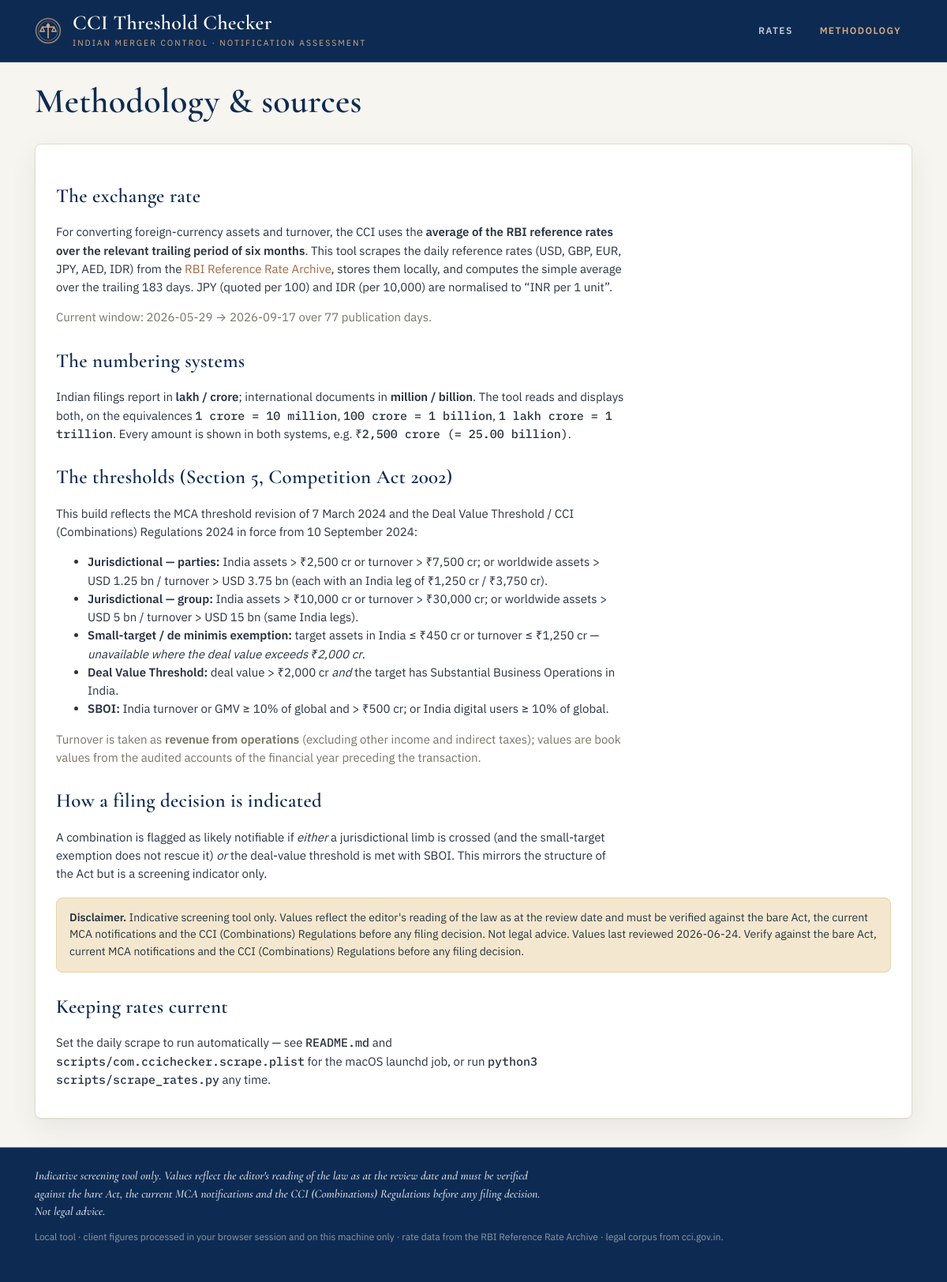
The app's page /about, older data.
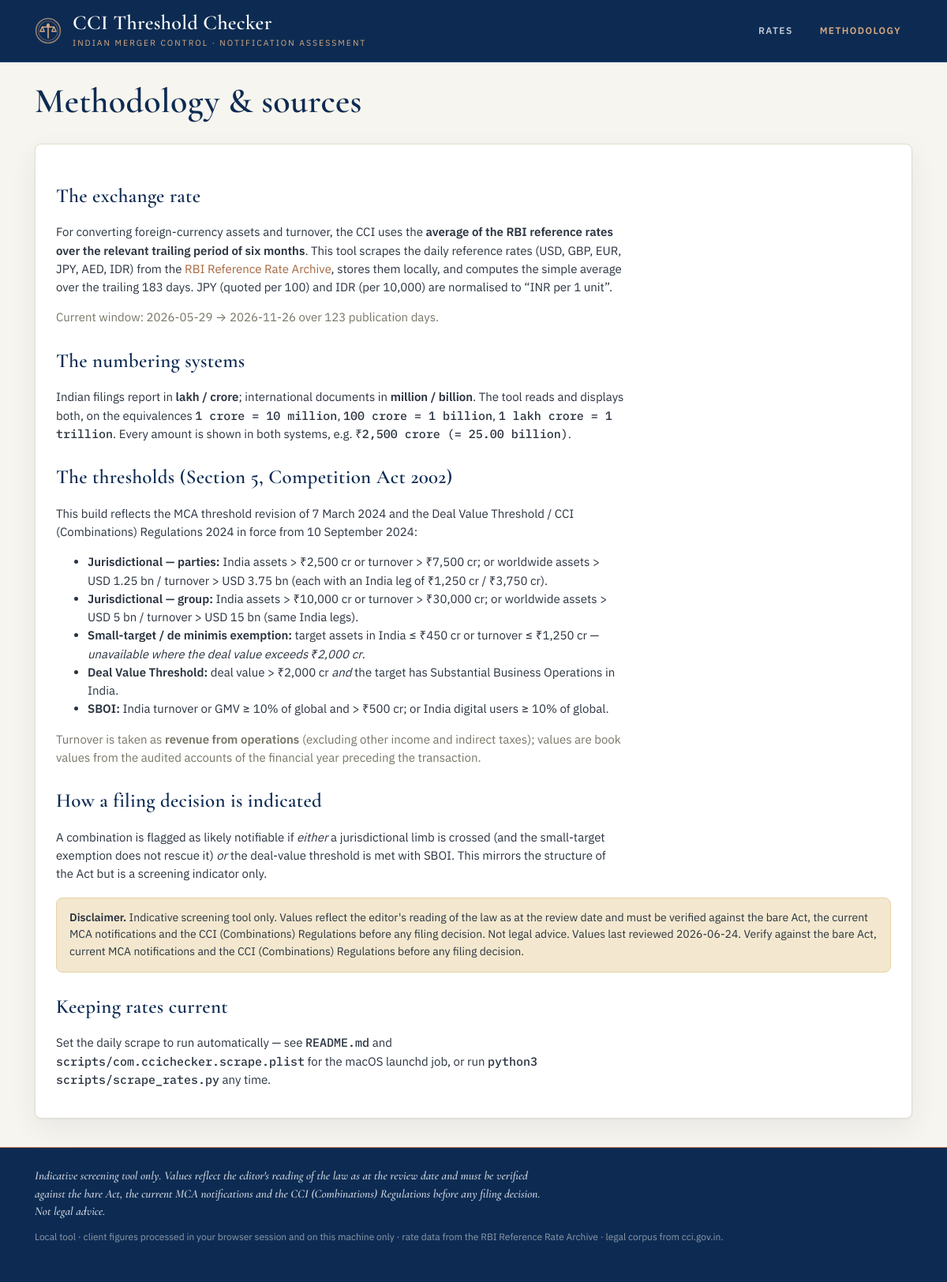
The same page, newer data.
### tables this page shows
CREATE TABLE rates (
                date       TEXT PRIMARY KEY,   -- ISO yyyy-mm-dd
                usd REAL, gbp REAL, eur REAL, jpy REAL, aed REAL, idr REAL,
                source     TEXT,
                fetched_at TEXT
            );

### app.py (the view)
@app.route("/about")
def about():
    avg, cfg = _avg()
    return render_template("about.html", avg=avg, cfg=cfg)

### app.py (called while the page is built)
def _avg(as_of=None):
    cfg = th.load_config()
    window = int(cfg["meta"].get("fx_window_days", 183))
    return rates_mod.compute_average(window, as_of=as_of), cfg

@app.context_processor
def inject_globals():
    cfg = th.load_config()
    return {
        "fmt_dual": N.format_dual,
        "fmt_indian": N.format_indian,
        "fmt_western": N.format_western,
        "meta": cfg["meta"],
        "last_scrape_at": db.get_meta("last_scrape_at"),
    }

### core/db.py (called while the page is built)
def _conn():
    os.makedirs(DATA_DIR, exist_ok=True)
    c = sqlite3.connect(DB_PATH)
    c.row_factory = sqlite3.Row
    return c

def get_rates_between(start_iso, end_iso):
    with _conn() as c:
        cur = c.execute(
            "SELECT * FROM rates WHERE date >= ? AND date <= ? ORDER BY date ASC",
            (start_iso, end_iso),
        )
        return [dict(r) for r in cur.fetchall()]

def get_meta(key, default=None):
    with _conn() as c:
        cur = c.execute("SELECT value FROM meta WHERE key=?", (key,))
        row = cur.fetchone()
        return row["value"] if row else default

### core/rates.py (called while the page is built, shortened)
def _as_date(v):
    if v is None:
        return None

### templates/about.html
{% extends "base.html" %}
{% block content %}
<section class="hero compact">
  <h1>Methodology &amp; sources</h1>
</section>
<section class="card prose">
  <h2>The exchange rate</h2>
  <p>For converting foreign-currency assets and turnover, the CCI uses the <strong>average of the RBI reference rates over the relevant trailing period of six months</strong>. This tool scrapes the daily reference rates (USD, GBP, EUR, JPY, AED, IDR) from the
    <a href="https://www.rbi.org.in/scripts/referenceratearchive.aspx" target="_blank" rel="noopener">RBI Reference Rate Archive</a>,
    stores them locally, and computes the simple average over the trailing {{ meta.fx_window_days }} days. JPY (quoted per 100) and IDR (per 10,000) are normalised to “INR per 1 unit”.</p>
  {% if avg.has_data %}
  <p class="muted">Current window: {{ avg["from"] }} → {{ avg["to"] }} over {{ avg.n_days }} publication days.</p>
  {% endif %}
  <h2>The numbering systems</h2>
  <p>Indian filings report in <strong>lakh / crore</strong>; international documents in <strong>million / billion</strong>. The tool reads and displays both, on the equivalences
    <span class="mono">1 crore = 10 million</span>, <span class="mono">100 crore = 1 billion</span>, <span class="mono">1 lakh crore = 1 trillion</span>. Every amount is shown in both systems, e.g. <span class="mono">₹2,500 crore (= 25.00 billion)</span>.</p>
  <h2>The thresholds (Section 5, Competition Act 2002)</h2>
  <p>This build reflects the MCA threshold revision of 7 March 2024 and the Deal Value Threshold / CCI (Combinations) Regulations 2024 in force from 10 September 2024:</p>
  <ul>
    <li><strong>Jurisdictional — parties:</strong> India assets &gt; ₹2,500 cr or turnover &gt; ₹7,500 cr; or worldwide assets &gt; USD 1.25 bn / turnover &gt; USD 3.75 bn (each with an India leg of ₹1,250 cr / ₹3,750 cr).</li>
    <li><strong>Jurisdictional — group:</strong> India assets &gt; ₹10,000 cr or turnover &gt; ₹30,000 cr; or worldwide assets &gt; USD 5 bn / turnover &gt; USD 15 bn (same India legs).</li>
    <li><strong>Small-target / de minimis exemption:</strong> target assets in India ≤ ₹450 cr or turnover ≤ ₹1,250 cr — <em>unavailable where the deal value exceeds ₹2,000 cr</em>.</li>
    <li><strong>Deal Value Threshold:</strong> deal value &gt; ₹2,000 cr <em>and</em> the target has Substantial Business Operations in India.</li>
    <li><strong>SBOI:</strong> India turnover or GMV ≥ 10% of global and &gt; ₹500 cr; or India digital users ≥ 10% of global.</li>
  </ul>
  <p class="muted">Turnover is taken as <strong>revenue from operations</strong> (excluding other income and indirect taxes); values are book values from the audited accounts of the financial year preceding the transaction.</p>
  <h2>How a filing decision is indicated</h2>
  <p>A combination is flagged as likely notifiable if <em>either</em> a jurisdictional limb is crossed (and the small-target exemption does not rescue it) <em>or</em> the deal-value threshold is met with SBOI. This mirrors the structure of the Act but is a screening indicator only.</p>
  <div class="callout">
    <strong>Disclaimer.</strong> {{ meta.disclaimer }} Values last reviewed {{ meta.last_reviewed }}. Verify against the bare Act, current MCA notifications and the CCI (Combinations) Regulations before any filing decision.
  </div>
  <h2>Keeping rates current</h2>
  <p>Set the daily scrape to run automatically — see <span class="mono">README.md</span> and <span class="mono">scripts/com.ccichecker.scrape.plist</span> for the macOS launchd job, or run <span class="mono">python3 scripts/scrape_rates.py</span> any time.</p>
</section>
{% endblock %}

Row changes from the older to the newer data that the page shows:
no longer on this page (row edited): rates: to "2026-09-17"
added rates: to "2026-11-26"
Text that changed along with them:
{{ avg.n_days }}: "77" → "123"
